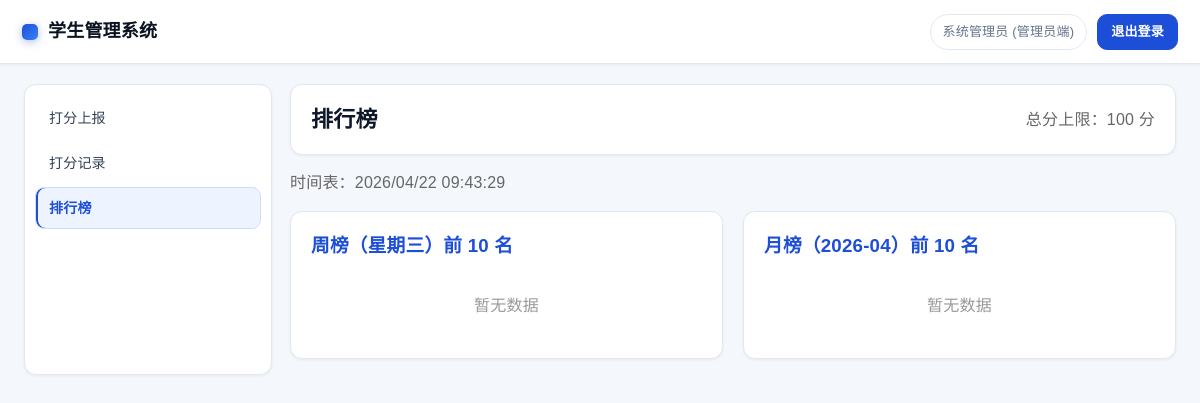
Page /inspector/ranking.php (signed in) on the committed database.
### tables this page shows
CREATE TABLE `settings` (
  `id` INT UNSIGNED NOT NULL AUTO_INCREMENT,
  `setting_key` VARCHAR(50) NOT NULL COMMENT '设置键',
  `setting_value` TEXT COMMENT '设置值',
  `description` VARCHAR(200) COMMENT '描述',
  `updated_at` DATETIME NOT NULL DEFAULT CURRENT_TIMESTAMP ON UPDATE CURRENT_TIMESTAMP,
  PRIMARY KEY (`id`),
  UNIQUE KEY `uk_setting_key` (`setting_key`)
);

### includes/auth.php (called while the page is built, shortened)
<?php
require_once __DIR__ . '/security.php';
require_once __DIR__ . '/functions.php';
function isLoggedIn() {
    return isset($_SESSION['user_id']) && !empty($_SESSION['user_id']);
}
function getCurrentUser() {
    return [
        'id' => $_SESSION['user_id'],
        'username' => $_SESSION['username'],
        'real_name' => $_SESSION['real_name'],
        'role' => $_SESSION['user_role']
    ];
}

### includes/db.php (called while the page is built, shortened)
<?php
class Database {
    private static $instance = null;
    private $pdo;
    private function __construct() {
        try {
            $dsn = "mysql:host=" . DB_HOST . ";dbname=" . DB_NAME . ";charset=" . DB_CHARSET;
            $options = [
                PDO::ATTR_ERRMODE => PDO::ERRMODE_EXCEPTION,
                PDO::ATTR_DEFAULT_FETCH_MODE => PDO::FETCH_ASSOC,
                PDO::ATTR_EMULATE_PREPARES => false,
            ];
            $this->pdo = new PDO($dsn, DB_USER, DB_PASS, $options);
        } catch (PDOException $e) {
            die('数据库连接失败: ' . $e->getMessage());
        }
    }
    public static function getInstance() {
        if (self::$instance === null) {
            self::$instance = new self();
        }
        return self::$instance;
    }
    public function query($sql, $params = []) {
        $stmt = $this->pdo->prepare($sql);
        $stmt->execute($params);
        return $stmt;
    }
    public function fetch($sql, $params = []) {
        return $this->query($sql, $params)->fetch();
    }
}
function db() {
    return Database::getInstance();
}

### includes/functions.php (called while the page is built, shortened)
<?php
function h($string) {
    return htmlspecialchars($string, ENT_QUOTES, 'UTF-8');
}
function getSetting($key, $default = null) {
    $result = db()->fetch("SELECT setting_value FROM settings WHERE setting_key = ?", [$key]);
    return $result ? $result['setting_value'] : $default;
}
function isValidMonthKey($period) {
    return is_string($period) && preg_match('/^\d{4}-(0[1-9]|1[0-2])$/', $period);
}
function getCurrentMonthPeriod() {
    $period = trim((string) getSetting('current_month', ''));
    return $period;
}
function getSiteName() {
    try {
        $siteName = trim((string) getSetting('site_name', SITE_NAME));
    } catch (Exception $e) {
        $siteName = SITE_NAME;
    }
    return strlen($siteName) > 60 ? substr($siteName, 0, 60) : $siteName;
}
function getWeeklyMaxScore() {
    $raw = getSetting('weekly_max_score', null);
    $score = floatval($raw);
    return $score > 0 ? $score : DEFAULT_SCORE;
}

### inspector/ranking.php (the view, shortened to what this page needs)
<?php
require_once __DIR__ . '/../includes/auth.php';
require_once __DIR__ . '/../includes/db.php';
require_once __DIR__ . '/../includes/functions.php';
require_once __DIR__ . '/../includes/template.php';
$currentMonth = getCurrentMonthPeriod();
$maxScore = getWeeklyMaxScore();
$currentWeekday = getCurrentWeekdayCn();
$currentDisplayTime = getCurrentDisplayDatetime();
$weeklyTop10 = db()->fetchAll(
    "SELECT dormitory_no, score
     FROM dormitories
     WHERE status = 1
     ORDER BY score DESC, dormitory_no ASC
     LIMIT 10"
);
$monthOrderField = hasDormitoryMonthlyScoreColumn() ? 'monthly_score' : 'score';
$monthlyTop10 = db()->fetchAll(
    "SELECT *
     FROM dormitories
     WHERE status = 1
     ORDER BY {$monthOrderField} DESC, dormitory_no ASC
     LIMIT 10"
);
renderHeader('排行榜');
?>
<div class="container" style="padding-top: 20px;">
    <div style="display: flex;">
        <div class="sidebar">
            <ul class="sidebar-menu">
                <li><a href="index.php">打分上报</a></li>
                <li><a href="records.php">打分记录</a></li>
                <li><a href="ranking.php" class="active">排行榜</a></li>
            </ul>
        </div>
        <div class="main-content">
            <div class="page-header flex flex-between">
                <h2>排行榜</h2>
                <span style="color: #666;">总分上限：<?= h($maxScore) ?> 分</span>
            </div>
            <p style="color: #666; margin: 0 0 16px;">时间表：<span data-live-clock="datetime"><?= h($currentDisplayTime) ?></span></p>
            <div style="display: flex; gap: 20px;">
                <div class="card" style="flex: 1;">
                    <h3 style="margin-bottom: 14px; color: #1d4ed8;">周榜（<span data-live-clock="weekday"><?= h($currentWeekday) ?></span>）前 10 名</h3>
                    <?php if (empty($weeklyTop10)): ?>
                        <p style="color: #999; text-align: center; padding: 20px 0;">暂无数据</p>
                    <?php endif; ?>
                </div>
                <div class="card" style="flex: 1;">
                    <h3 style="margin-bottom: 14px; color: #1d4ed8;">月榜（<?= h($currentMonth) ?>）前 10 名</h3>
                    <?php if (empty($monthlyTop10)): ?>
                        <p style="color: #999; text-align: center; padding: 20px 0;">暂无数据</p>
                    <?php endif; ?>
                </div>
            </div>
        </div>
    </div>
</div>
<?php renderFooter(); ?>

### includes/template.php (shortened to what this page needs)
<?php
function renderHeader($title = '', $extraStyles = '') {
    $currentUser = function_exists('getCurrentUser') ? getCurrentUser() : null;
    $roleClass = $currentUser && ($currentUser['role'] ?? '') === 'admin' ? 'role-admin' : 'role-inspector';
    $siteName = function_exists('getSiteName') ? getSiteName() : SITE_NAME;
?>
<!DOCTYPE html>
<html lang="zh-CN">
<head>
</head>
<body class="<?= $roleClass ?>">
    <nav class="navbar">
        <a href="index.php" class="navbar-brand"><?= h($siteName) ?></a>
        <?php if ($currentUser): ?>
            <div class="navbar-user">
                <span>
                    <?= h($currentUser['real_name']) ?>
                    (<?= $currentUser['role'] === 'admin' ? '管理员端' : '用户端' ?>)
                </span>
                <a href="../logout.php">退出登录</a>
            </div>
        <?php endif; ?>
    </nav>
<?php
}
function renderFooter() {
?>
</body>
</html>
<?php
}

### rows in the picture
settings: setting_value "学生管理系统"
settings: setting_value "100"
settings: setting_value "2026-04"

### other values in the picture
$currentUser['real_name'] "系统管理员"
